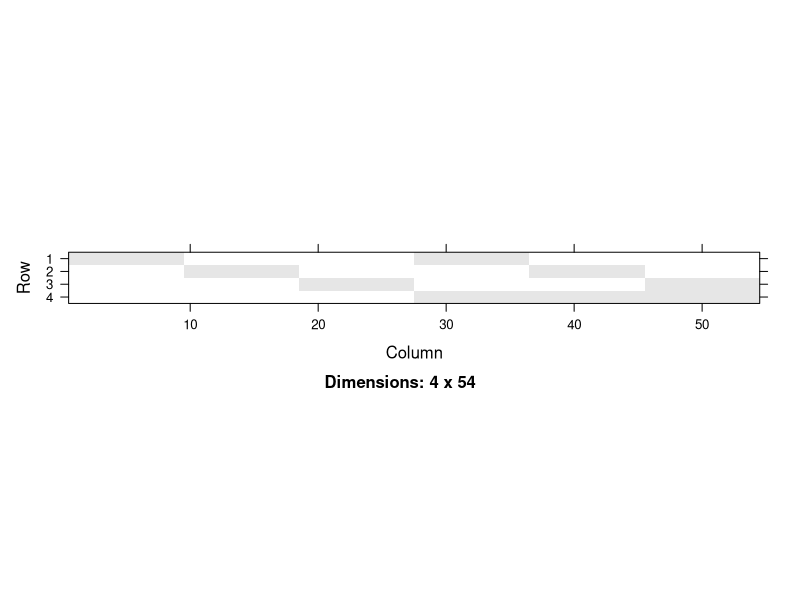
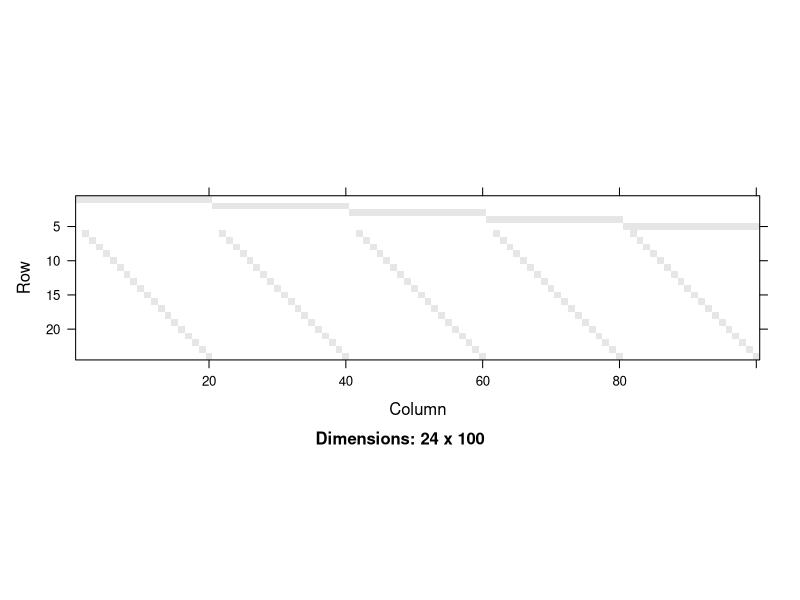
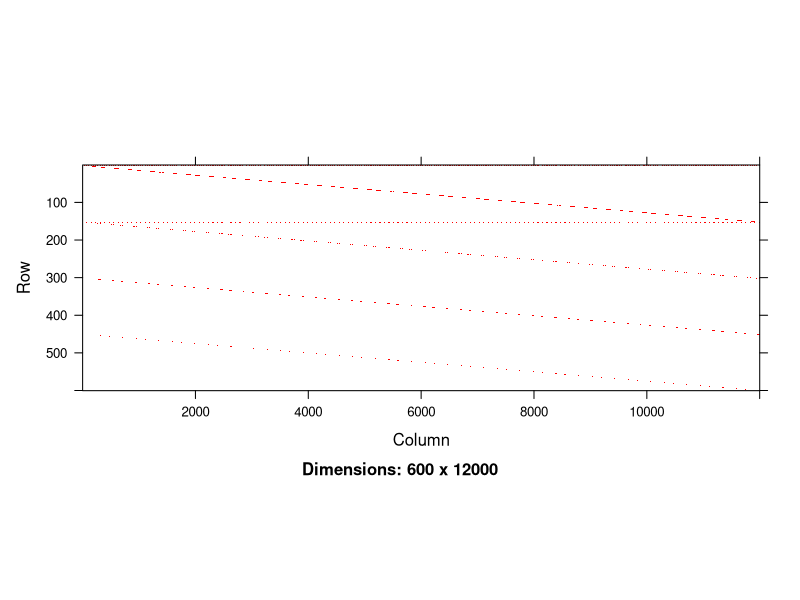

Generate these figures, in order, with R:
#!/usr/bin/r

### R code from vignette source 'sparseModels.Rnw'

###################################################
### code chunk number 1: preliminaries
###################################################
options(width=75)


###################################################
### code chunk number 2: ex1
###################################################
(ff <- factor(strsplit("statistics_is_a_task", "")[[1]], levels=c("_",letters)))
factor(ff)      # drops the levels that do not occur
f1 <- ff[, drop=TRUE] # the same, more transparently


###################################################
### code chunk number 3: ex1.2
###################################################
levels(f1)[match(c("c","k"), levels(f1))] <- "ck"
library(Matrix)

Matrix(contrasts(f1)) # "treatment" contrasts by default -- level "_" = baseline

Matrix(contrasts(C(f1, sum)))
Matrix(contrasts(C(f1, helmert)), sparse=TRUE) # S-plus default; much less sparse


###################################################
### code chunk number 4: as_factor_sparse
###################################################
as(f1, "sparseMatrix")


###################################################
### code chunk number 5: contrasts_sub
###################################################
printSpMatrix( t( Matrix(contrasts(f1))[as.character(f1) ,] ),
               col.names=TRUE)


###################################################
### code chunk number 6: ex1-model.matrix
###################################################
t( Matrix(model.matrix(~ 0+ f1))) # model with*OUT* intercept


###################################################
### code chunk number 7: chickwts-ex
###################################################
str(chickwts)# a standard R data set,  71 x 2
x.feed <- as(chickwts$feed, "sparseMatrix")
x.feed[ , (1:72)[c(TRUE,FALSE,FALSE)]] ## every  3rd  column:



###################################################
### code chunk number 8: warpbreaks-data
###################################################
data(warpbreaks)# a standard R data set
str(warpbreaks) # 2 x 3 (x 9) balanced two-way with 9 replicates:
xtabs(~ wool + tension, data = warpbreaks)


###################################################
### code chunk number 9: modMat-warpbreaks
###################################################
tmm <- with(warpbreaks,
            rbind(as(tension, "sparseMatrix"),
                  as(wool,    "sparseMatrix")[-1,,drop=FALSE]))
print(  image(tmm)  ) # print(.) the lattice object


###################################################
### code chunk number 10: morley-data
###################################################
data(morley) # a standard R data set
morley$Expt <- factor(morley$Expt)
morley$Run <- factor(morley$Run)
str(morley)
t.mm <- with(morley,
             rbind(as(Expt, "sparseMatrix"),
                   as(Run,  "sparseMatrix")[-1,]))
print(  image(t.mm)  ) # print(.) the lattice object


###################################################
### code chunk number 11: npk_ex
###################################################
data(npk, package="MASS")
npk.mf <- model.frame(yield ~ block + N*P*K, data = npk)
## str(npk.mf) # the data frame + "terms" attribute

m.npk <- model.matrix(attr(npk.mf, "terms"), data = npk)
class(M.npk <- Matrix(m.npk))
dim(M.npk)# 24 x 13  sparse Matrix
t(M.npk) # easier to display, column names readably displayed as row.names(t(.))


###################################################
### code chunk number 12: aov-large-ex
###################################################
id <- factor(1:20)
a <- factor(1:2)
b <- factor(1:2)
d <- factor(1:1500)
aDat <- expand.grid(id=id, a=a, b=b, d=d)
aDat$y <- rnorm(length(aDat[, 1])) # generate some random DV data
dim(aDat) # 120'000 x 5  (120'000 = 2*2*1500 * 20 = 6000 * 20)


###################################################
### code chunk number 13: aov-ex-X-sparse
###################################################
d2 <- factor(1:150) # 10 times smaller
tmp2 <- expand.grid(id=id, a=a, b=b, d=d2)
dim(tmp2)
dim(mm <- model.matrix( ~ a*b*d, data=tmp2))
## is 100 times smaller than original example

class(smm <- Matrix(mm)) # automatically coerced to sparse
round(object.size(mm) / object.size(smm), 1)


###################################################
### code chunk number 14: X-sparse-image (eval = FALSE)
###################################################
## image(t(smm), aspect = 1/3, lwd=0, col.regions = "red")


###################################################
### code chunk number 15: X-sparse-image-fake
###################################################
png("sparseModels-X-sparse-image.png", width=6, height=3,
    units='in', res=150)
print(
  image(t(smm), aspect = 1/3, lwd=0, col.regions = "red")
)
dev.off()


###################################################
### code chunk number 16: X-sparse-mult
###################################################
x <- 1:600
system.time(y <- smm %*% x) ## sparse is much faster
system.time(y. <- mm %*% x) ## than dense
identical(as.matrix(y), y.) ## TRUE


###################################################
### code chunk number 17: sessionInfo
###################################################
toLatex(sessionInfo())

